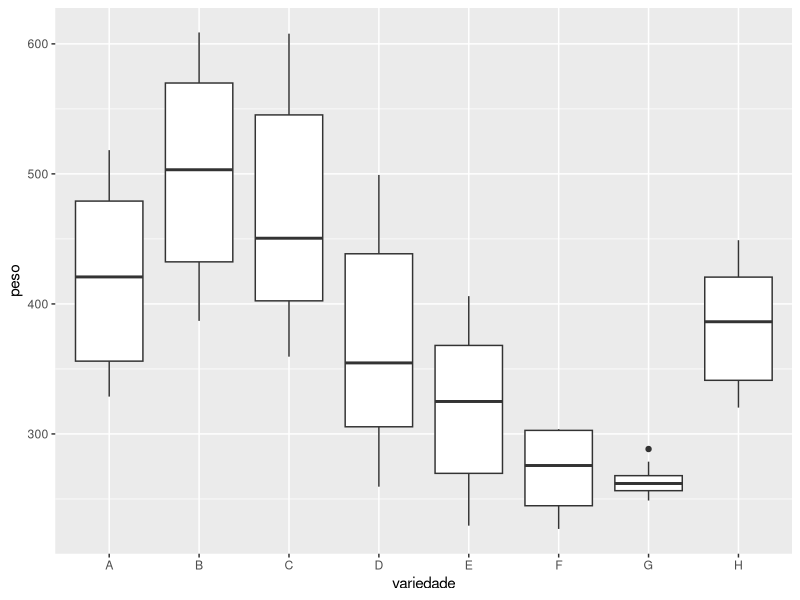
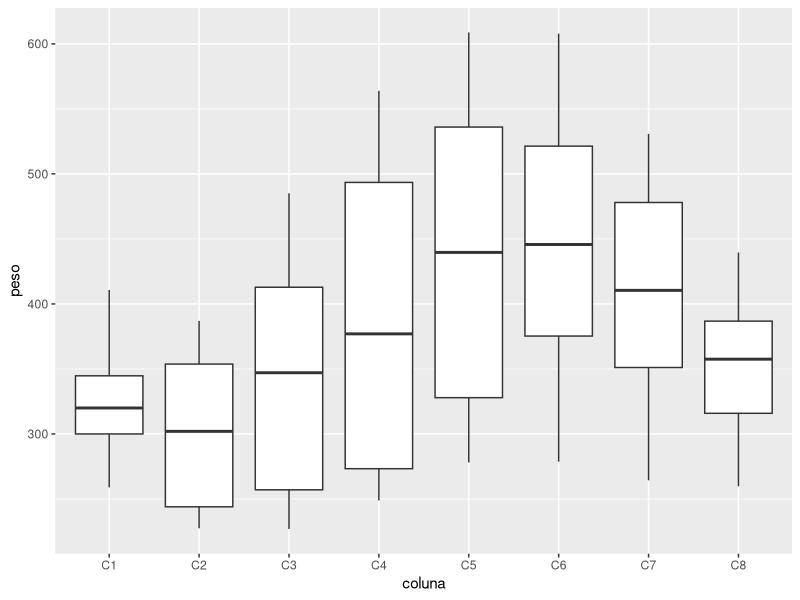
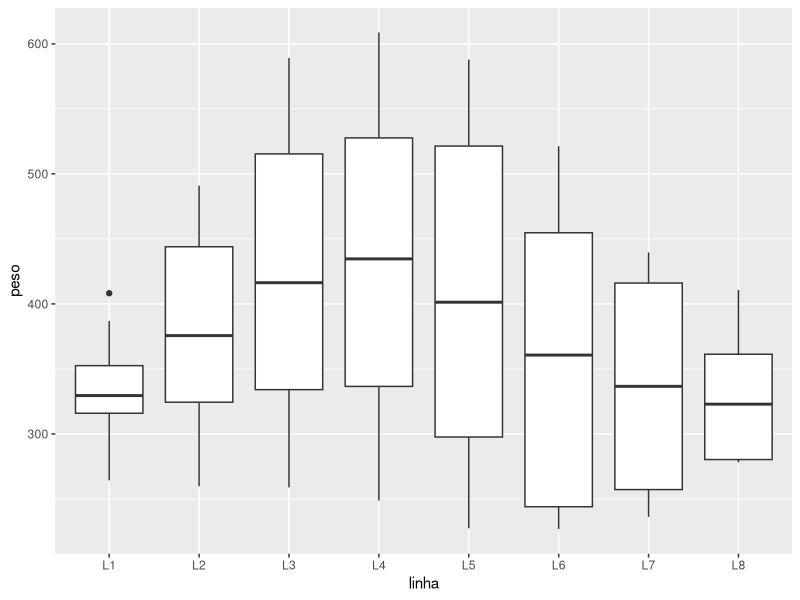
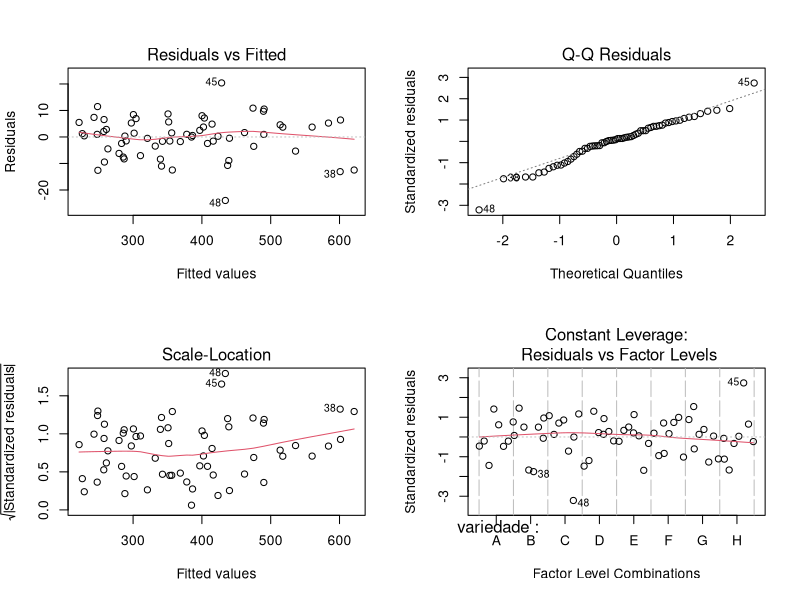
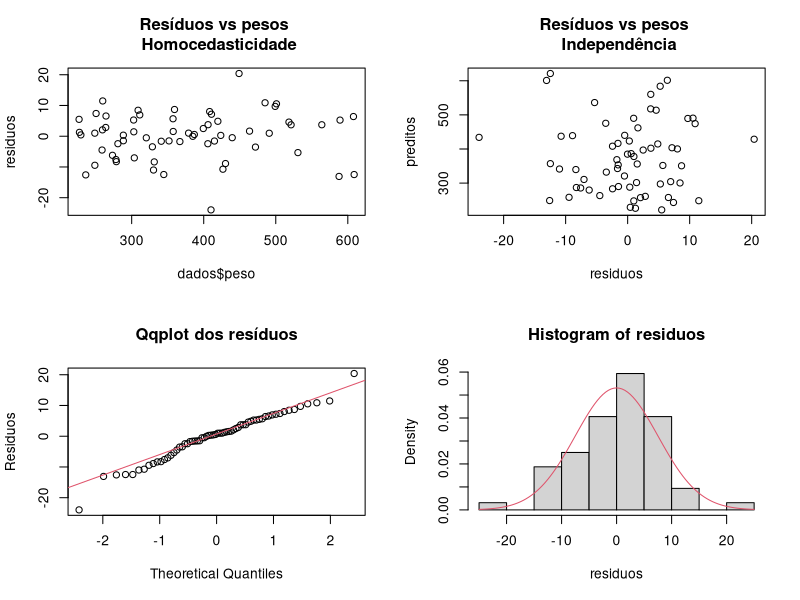
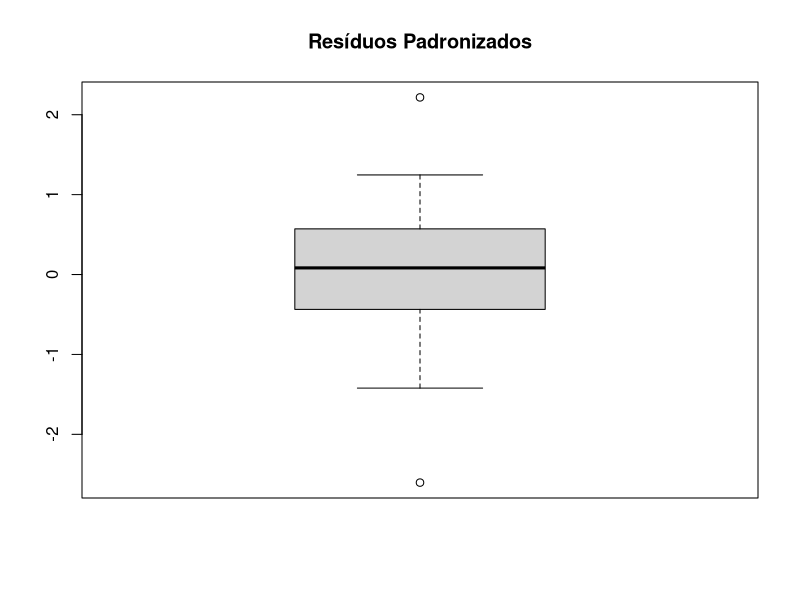
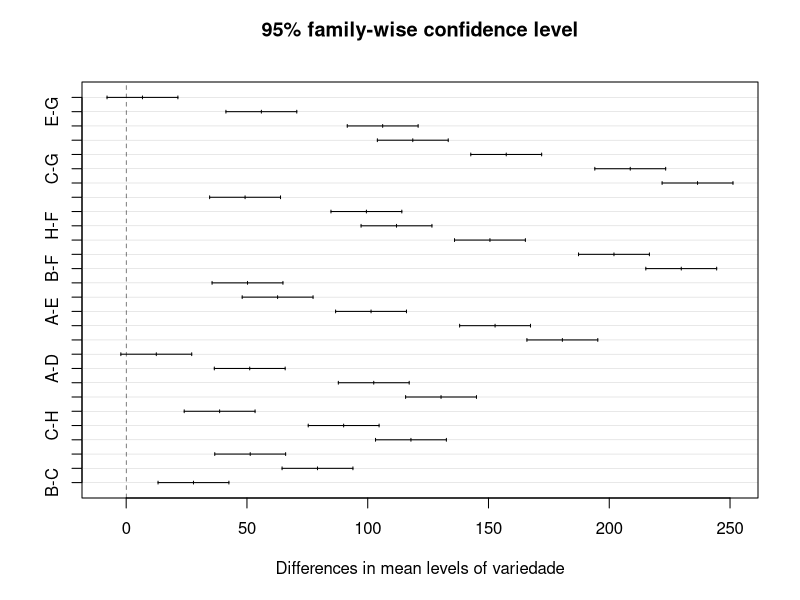

Reproduce these figures in R, in order.
# Trabalho 3 - Jonatha Azevedo e Leonardo Filgueira

# Delineamento em quadrados latinos

# Experimento: Comparar a produção de 8 variedades de cana-de-açúcar.
# A fim de controlar o efeito de fertilidade do solo, foi utilizado
# o delineamento em quadrados latinos, dividindo a área em linhas em colunas,
# de modo a obter uma planta por quadrado (linha, coluna).

# Unidade experimental: cana de acucar
# Variável resposta: peso da producao
# Fator: variedades da cana de acucar
# Níveis: A, B, C, D, E, F, G, H

require(dplyr)
require(tidyr)
require(ggplot2)


# Simulação ---------------------------------------------------------------

set.seed(1)

linha <- rep(paste0("L", 1:8), each = 8)
coluna <- rep(paste0("C", 1:8), 8)

dados <- data_frame(linha, coluna)

dados <- dados %>% 
  mutate(variedade = c(LETTERS[c(1:8, 
                                 8, 1:7,
                                 7:8, 1:6,
                                 6:8, 1:5,
                                 5:8, 1:4,
                                 4:8, 1:3,
                                 3:8, 1:2,
                                 2:8, 1)])) # %>% 
  # spread(key = coluna, value = variedade)
  
# média global
mu <- 300

dados <- dados %>% 
  mutate(efeito_linha = case_when(
    linha == "L1" ~ 10,
    linha == "L2" ~ 50,
    linha == "L3" ~ 95,
    linha == "L4" ~ 100,
    linha == "L5" ~ 80,
    linha == "L6" ~ 30,
    linha == "L7" ~ 10,
    linha == "L8" ~ 0),
  efeito_coluna = case_when(
    coluna == "C1" ~ -25,
    coluna == "C2" ~ -50,
    coluna == "C3" ~ -10,
    coluna == "C4" ~ 35,
    coluna == "C5" ~ 85,
    coluna == "C6" ~ 100,
    coluna == "C7" ~ 50,
    coluna == "C8" ~ 0),
  efeito_linha_coluna = efeito_linha + efeito_coluna,
  peso = case_when(
    variedade == "A" ~  mu + efeito_linha_coluna + rnorm(8, 50, 10),
    variedade == "B" ~  mu + efeito_linha_coluna + rnorm(8, 130, 10),
    variedade == "C" ~  mu + efeito_linha_coluna + rnorm(8, 100, 10),
    variedade == "D" ~  mu + efeito_linha_coluna + rnorm(8, 0, 10),
    variedade == "E" ~  mu + efeito_linha_coluna + rnorm(8, -50, 10),
    variedade == "F" ~  mu + efeito_linha_coluna + rnorm(8, -100, 10),
    variedade == "G" ~  mu + efeito_linha_coluna + rnorm(8, -110, 10),
    variedade == "H" ~  mu + efeito_linha_coluna + rnorm(8, 10, 10))
  )

dados %>% 
  ggplot(aes(x = variedade, y = peso)) + 
  geom_boxplot()
# Podemos perceber que as diferentes variedades apresentam diferentes 
# distribuições de peso da produção

dados %>% 
  ggplot(aes(x = coluna, y = peso)) + 
  geom_boxplot()
# Percebemos que as colunas dos quadrados parecem interferir na produção

dados %>% 
  ggplot(aes(x = linha, y = peso)) + 
  geom_boxplot()
# Assim também as linhas dos quarados parecem interferir no peso produzido.


# Ajustando o modelo ------------------------------------------------------

#Modelo:
# Y_(i,j)[k] = mu + L_i + C_j + tau_k + erro_(i,j)[k]
# Onde Y_(i,j)[k] é o valor da variável resposta na i-ésima linha,
# j-ésima coluna, sob o efeito do nível k do fator.
# mu é a média geral, L_i é o efeito da i-ésima linha,
# C_j é o efeito da j-ésima coluna,
# tau_k é o efeito do k-ésimo nível do fator e 
# erro_(i,j)[k] é o erro aleatório, sendo erro_(i,j)[k] ~ N(0, sigma^2)

# H_0: mi = mj , para todo i != j , i,j = 1,2,....,8 (variedades da cana)
# H_1: pelo menos um par diferente 

# nivel de significancia adotado: 5%

mod <- aov(peso ~ variedade + linha + coluna, data = dados)
anova(mod)

# Como o p-valor é menor que o nível de significância, temos evidências 
# estatísticas para rejeitar H_0. Além disso, percebemos que a 
# região onde a cana foi plantada também infuencia na produção.

# Análise dos resíduos ------------------------------------------------

par(mfrow=c(2,2))
plot(mod)

# Homocedasticidade, Normalidade e Independência --------------------------

residuos <- (mod$residuals)

par(mfrow=c(2,2))

# grafico dos residuos pelos pesos

plot(dados$peso,residuos)
title("Resíduos vs pesos \n Homocedasticidade")

preditos <- (mod$fitted.values)

# grafico dos residuos pelos pesos 

plot(residuos,preditos)
title("Resíduos vs pesos \n Independência")

qqnorm(residuos,ylab="Residuos", main=NULL)
qqline(residuos,col  = 2)
title("Qqplot dos resíduos")

# outra forma de verificar a normalidade graficamente

hist(residuos,prob = T)
curve(dnorm(x,mean(residuos),sd(residuos)),add = T,col = 2)
par(mfrow=c(2,1))


# analizando os graficos, podemos verificar que os residuos parecem ser 
# normalmente distribuidos e independentes

# Teste de normalidade - shapiro ------------------------------------------

# H_0:  os dados vêm de uma população com distribuicao normal
# H_1: os dados nao vêm de uma população com distribuicao normal

# nivel de significancia adotado: 5%
shapiro.test(residuos)

# com o p-valor > 0.05 , nao rejeitamos a hipotose de normalidade nos residuos 

# padronizando e buscando outliers nos residuos
dev.off()
respad <- (residuos/sqrt(anova(mod)$"Mean Sq"[4]))
boxplot(respad)
title("Resíduos Padronizados")

outlier<-c(max(respad),min(respad))
outlier


# Teste para Comparações Múltiplas ----------------------------------------

# Hipoteses do teste HSD de Tukey
# H_0: mu_i = mu_j , i != j
# H_1: mu_i != mu_j

# Nível de significância ajustado: 5%/28 = 0.001785714

compMult <- TukeyHSD(mod, "variedade", ord = T)
compMult
plot(compMult) # Como há muitas comparações, o gráfico acaba não sendo
# tão informativo

aux <- as.data.frame(compMult$variedade) %>% 
  tibble::rownames_to_column("dupla")

aux  %>% 
 select(dupla, pvalor = 5, everything()) %>%  
    filter(pvalor > .05) 

# Podemos ver que nao rejitamos a hipotese nula para os pares de tratamento
# F-G e H-D. Isso siginigica que para todas as outras combinacoes de 
# variedades de cana de acucar, existe diferenca significativa no peso da 
# producao. Já entre as variedades F e G e entre as variedades H e D não 
# existe diferença significativa no peso da produção.

duplas <- aux %>%
  filter(lwr > 0 , upr > 0) %>% 
  mutate(duplas_split = stringr::str_split(dupla,pattern = "-"))

k <- duplas$duplas_split

# os tratamentos da esquerda afetam o peso da producao de maneira que
# o peso é maior que o peso da producao dos da direita

# Conclusao ---------------------------------------------------------------

# Foi importante usar o delineamento por quadrado latino pois verificamos efeito da linha e da coluna 
# (o conjunto de terra onde foi plantado a cana) sobre o peso da produção de cana de acucar, como 
# indica o resultado da analise de variancia. 

# Por fim, podemos concluir que diferentes variedades de cana de acucar
# levam a diferentes pesos da produção, com exceção da comparação entre
# as variedades F-G e entre as variedades H-D.